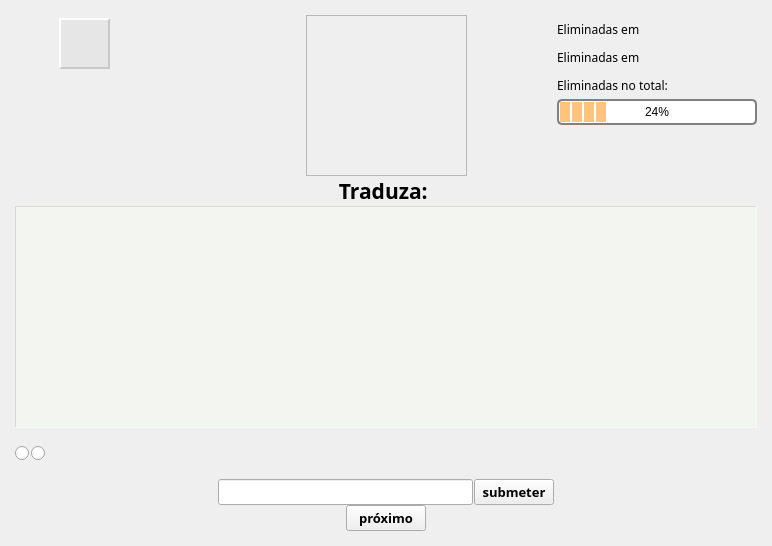
<?xml version="1.0" encoding="UTF-8"?>
<ui version="4.0">
 <class>Pratica</class>
 <widget class="QDialog" name="Pratica">
  <property name="geometry">
   <rect>
    <x>0</x>
    <y>0</y>
    <width>772</width>
    <height>546</height>
   </rect>
  </property>
  <property name="windowTitle">
   <string>Praticar</string>
  </property>
  <property name="autoFillBackground">
   <bool>false</bool>
  </property>
  <property name="styleSheet">
   <string notr="true">QDialog{
border-image: url(:/new/prefix1/Yellow.PNG) 0 0 0 0 stretch stretch;
}</string>
  </property>
  <layout class="QGridLayout" name="gridLayout_9">
   <property name="leftMargin">
    <number>15</number>
   </property>
   <property name="topMargin">
    <number>15</number>
   </property>
   <property name="rightMargin">
    <number>15</number>
   </property>
   <property name="bottomMargin">
    <number>15</number>
   </property>
   <property name="verticalSpacing">
    <number>0</number>
   </property>
   <item row="0" column="0">
    <layout class="QGridLayout" name="gridLayout_8">
     <item row="0" column="0">
      <layout class="QGridLayout" name="gridLayout_7">
       <property name="spacing">
        <number>0</number>
       </property>
       <item row="0" column="0">
        <layout class="QHBoxLayout" name="horizontalLayout_2">
         <property name="spacing">
          <number>10</number>
         </property>
         <property name="leftMargin">
          <number>0</number>
         </property>
         <property name="rightMargin">
          <number>60</number>
         </property>
         <item>
          <widget class="QPushButton" name="opcoes">
           <property name="minimumSize">
            <size>
             <width>51</width>
             <height>51</height>
            </size>
           </property>
           <property name="maximumSize">
            <size>
             <width>51</width>
             <height>51</height>
            </size>
           </property>
           <property name="cursor">
            <cursorShape>PointingHandCursor</cursorShape>
           </property>
           <property name="autoFillBackground">
            <bool>false</bool>
           </property>
           <property name="styleSheet">
            <string notr="true">QPushButton{
	background-color: rgb(230, 230, 230);
	border-style: outset;
    border-width: 2px;
    border-color: rgb(200, 200, 200);
}
QPushButton:hover {
	background-color:  rgb(250, 250, 250);
	border-style: outset;
    border-width: 2px;
    border-color: rgb(220, 220, 220);
}
QPushButton:pressed{
	background-color: rgb(230, 230, 230);
	border-style: outset;
    border-width: 2px;
    border-color: rgb(200, 200, 200);
}</string>
           </property>
           <property name="text">
            <string notr="true"/>
           </property>
           <property name="icon">
            <iconset resource="imagens.qrc">
             <normaloff>:/new/prefix1/IconConfig.png</normaloff>
             <selectedon>:/new/prefix1/IconConfigSelected.png</selectedon>:/new/prefix1/IconConfig.png</iconset>
           </property>
           <property name="iconSize">
            <size>
             <width>50</width>
             <height>50</height>
            </size>
           </property>
           <property name="checkable">
            <bool>false</bool>
           </property>
           <property name="autoRepeat">
            <bool>false</bool>
           </property>
           <property name="autoExclusive">
            <bool>false</bool>
           </property>
          </widget>
         </item>
        </layout>
       </item>
       <item row="1" column="0">
        <widget class="QLabel" name="ajuste">
         <property name="minimumSize">
          <size>
           <width>200</width>
           <height>101</height>
          </size>
         </property>
         <property name="maximumSize">
          <size>
           <width>200</width>
           <height>101</height>
          </size>
         </property>
         <property name="text">
          <string/>
         </property>
        </widget>
       </item>
      </layout>
     </item>
     <item row="0" column="1">
      <spacer name="horizontalSpacer_3">
       <property name="orientation">
        <enum>Qt::Horizontal</enum>
       </property>
       <property name="sizeHint" stdset="0">
        <size>
         <width>40</width>
         <height>20</height>
        </size>
       </property>
      </spacer>
     </item>
     <item row="0" column="2">
      <widget class="QFrame" name="frame">
       <property name="minimumSize">
        <size>
         <width>161</width>
         <height>161</height>
        </size>
       </property>
       <property name="maximumSize">
        <size>
         <width>161</width>
         <height>161</height>
        </size>
       </property>
       <property name="frameShape">
        <enum>QFrame::StyledPanel</enum>
       </property>
       <property name="frameShadow">
        <enum>QFrame::Raised</enum>
       </property>
      </widget>
     </item>
     <item row="0" column="3">
      <spacer name="horizontalSpacer_6">
       <property name="orientation">
        <enum>Qt::Horizontal</enum>
       </property>
       <property name="sizeHint" stdset="0">
        <size>
         <width>40</width>
         <height>20</height>
        </size>
       </property>
      </spacer>
     </item>
     <item row="0" column="4">
      <layout class="QGridLayout" name="gridLayout_5">
       <property name="spacing">
        <number>0</number>
       </property>
       <item row="0" column="0">
        <layout class="QGridLayout" name="gridLayout_2">
         <item row="0" column="0">
          <widget class="QLabel" name="EliminadasDir">
           <property name="minimumSize">
            <size>
             <width>200</width>
             <height>0</height>
            </size>
           </property>
           <property name="maximumSize">
            <size>
             <width>300</width>
             <height>16777215</height>
            </size>
           </property>
           <property name="font">
            <font>
             <family>Segoe Print</family>
            </font>
           </property>
           <property name="text">
            <string>Eliminadas em</string>
           </property>
          </widget>
         </item>
         <item row="1" column="0">
          <widget class="QLabel" name="EliminadaRev">
           <property name="minimumSize">
            <size>
             <width>200</width>
             <height>0</height>
            </size>
           </property>
           <property name="maximumSize">
            <size>
             <width>300</width>
             <height>16777215</height>
            </size>
           </property>
           <property name="font">
            <font>
             <family>Segoe Print</family>
            </font>
           </property>
           <property name="text">
            <string>Eliminadas em</string>
           </property>
          </widget>
         </item>
         <item row="2" column="0">
          <widget class="QLabel" name="ElimTotal">
           <property name="minimumSize">
            <size>
             <width>200</width>
             <height>0</height>
            </size>
           </property>
           <property name="maximumSize">
            <size>
             <width>300</width>
             <height>16777215</height>
            </size>
           </property>
           <property name="font">
            <font>
             <family>Segoe Print</family>
            </font>
           </property>
           <property name="text">
            <string>Eliminadas no total:</string>
           </property>
          </widget>
         </item>
         <item row="3" column="0">
          <widget class="QProgressBar" name="barraProgresso">
           <property name="styleSheet">
            <string notr="true">QProgressBar::chunk {
    background-color: rgb(255, 196, 123);
    width: 10px;
    margin: 0.5px;
}

QProgressBar {
    border: 2px solid grey;
    border-radius: 5px;
    text-align: center;
}</string>
           </property>
           <property name="value">
            <number>24</number>
           </property>
          </widget>
         </item>
        </layout>
       </item>
       <item row="1" column="0">
        <widget class="QLabel" name="ajuste_1">
         <property name="minimumSize">
          <size>
           <width>200</width>
           <height>51</height>
          </size>
         </property>
         <property name="maximumSize">
          <size>
           <width>200</width>
           <height>51</height>
          </size>
         </property>
         <property name="text">
          <string/>
         </property>
        </widget>
       </item>
      </layout>
     </item>
    </layout>
   </item>
   <item row="1" column="0">
    <widget class="QLabel" name="traduza">
     <property name="font">
      <font>
       <family>Segoe Print</family>
       <pointsize>16</pointsize>
       <weight>75</weight>
       <bold>true</bold>
      </font>
     </property>
     <property name="text">
      <string>Traduza: </string>
     </property>
     <property name="alignment">
      <set>Qt::AlignBottom|Qt::AlignHCenter</set>
     </property>
    </widget>
   </item>
   <item row="2" column="0">
    <layout class="QGridLayout" name="gridLayout_6">
     <property name="verticalSpacing">
      <number>8</number>
     </property>
     <item row="0" column="0">
      <widget class="QTableWidget" name="tabela">
       <property name="font">
        <font>
         <family>Segoe Print</family>
         <pointsize>10</pointsize>
         <weight>75</weight>
         <bold>true</bold>
        </font>
       </property>
       <property name="styleSheet">
        <string notr="true">QTableWidget{
background-color: rgba(251, 255, 242, 100);
color: black;
selection-background-color: rgba(255, 255, 255, 150);
selection-color: gray;
}
QTableWidget::item:selected{
background-color:  rgba(255, 255, 255, 150);
}</string>
       </property>
       <property name="frameShape">
        <enum>QFrame::Panel</enum>
       </property>
       <property name="frameShadow">
        <enum>QFrame::Sunken</enum>
       </property>
       <property name="lineWidth">
        <number>1</number>
       </property>
       <property name="midLineWidth">
        <number>1</number>
       </property>
       <property name="sizeAdjustPolicy">
        <enum>QAbstractScrollArea::AdjustIgnored</enum>
       </property>
       <property name="editTriggers">
        <set>QAbstractItemView::NoEditTriggers</set>
       </property>
       <property name="tabKeyNavigation">
        <bool>false</bool>
       </property>
       <property name="dragEnabled">
        <bool>false</bool>
       </property>
       <property name="showGrid">
        <bool>true</bool>
       </property>
       <property name="gridStyle">
        <enum>Qt::NoPen</enum>
       </property>
       <property name="wordWrap">
        <bool>true</bool>
       </property>
       <property name="cornerButtonEnabled">
        <bool>false</bool>
       </property>
       <property name="columnCount">
        <number>4</number>
       </property>
       <attribute name="horizontalHeaderVisible">
        <bool>false</bool>
       </attribute>
       <attribute name="horizontalHeaderHighlightSections">
        <bool>false</bool>
       </attribute>
       <attribute name="verticalHeaderVisible">
        <bool>false</bool>
       </attribute>
       <attribute name="verticalHeaderDefaultSectionSize">
        <number>25</number>
       </attribute>
       <attribute name="verticalHeaderHighlightSections">
        <bool>false</bool>
       </attribute>
       <attribute name="verticalHeaderMinimumSectionSize">
        <number>25</number>
       </attribute>
       <column/>
       <column/>
       <column/>
       <column/>
      </widget>
     </item>
     <item row="1" column="0">
      <layout class="QGridLayout" name="gridLayout_4">
       <property name="rightMargin">
        <number>40</number>
       </property>
       <item row="0" column="0">
        <widget class="QRadioButton" name="tela1">
         <property name="minimumSize">
          <size>
           <width>16</width>
           <height>35</height>
          </size>
         </property>
         <property name="maximumSize">
          <size>
           <width>16</width>
           <height>35</height>
          </size>
         </property>
         <property name="text">
          <string/>
         </property>
        </widget>
       </item>
       <item row="0" column="1">
        <widget class="QRadioButton" name="tela2">
         <property name="minimumSize">
          <size>
           <width>16</width>
           <height>35</height>
          </size>
         </property>
         <property name="maximumSize">
          <size>
           <width>16</width>
           <height>35</height>
          </size>
         </property>
         <property name="text">
          <string/>
         </property>
        </widget>
       </item>
       <item row="0" column="2">
        <widget class="QLabel" name="status">
         <property name="minimumSize">
          <size>
           <width>0</width>
           <height>35</height>
          </size>
         </property>
         <property name="font">
          <font>
           <family>Segoe Print</family>
           <pointsize>10</pointsize>
           <weight>75</weight>
           <bold>true</bold>
          </font>
         </property>
         <property name="text">
          <string/>
         </property>
         <property name="alignment">
          <set>Qt::AlignCenter</set>
         </property>
        </widget>
       </item>
      </layout>
     </item>
     <item row="2" column="0">
      <layout class="QGridLayout" name="gridLayout_3">
       <item row="0" column="2">
        <spacer name="horizontalSpacer_5">
         <property name="orientation">
          <enum>Qt::Horizontal</enum>
         </property>
         <property name="sizeHint" stdset="0">
          <size>
           <width>128</width>
           <height>20</height>
          </size>
         </property>
        </spacer>
       </item>
       <item row="0" column="0">
        <spacer name="horizontalSpacer_4">
         <property name="orientation">
          <enum>Qt::Horizontal</enum>
         </property>
         <property name="sizeHint" stdset="0">
          <size>
           <width>108</width>
           <height>20</height>
          </size>
         </property>
        </spacer>
       </item>
       <item row="0" column="1">
        <layout class="QGridLayout" name="gridLayout">
         <item row="1" column="0">
          <spacer name="horizontalSpacer">
           <property name="orientation">
            <enum>Qt::Horizontal</enum>
           </property>
           <property name="sizeHint" stdset="0">
            <size>
             <width>128</width>
             <height>20</height>
            </size>
           </property>
          </spacer>
         </item>
         <item row="1" column="1">
          <widget class="QPushButton" name="proximo">
           <property name="font">
            <font>
             <family>Segoe Print</family>
             <pointsize>10</pointsize>
             <weight>75</weight>
             <bold>true</bold>
            </font>
           </property>
           <property name="cursor">
            <cursorShape>PointingHandCursor</cursorShape>
           </property>
           <property name="text">
            <string>próximo</string>
           </property>
          </widget>
         </item>
         <item row="1" column="2">
          <spacer name="horizontalSpacer_2">
           <property name="orientation">
            <enum>Qt::Horizontal</enum>
           </property>
           <property name="sizeHint" stdset="0">
            <size>
             <width>128</width>
             <height>20</height>
            </size>
           </property>
          </spacer>
         </item>
         <item row="0" column="0" colspan="3">
          <layout class="QHBoxLayout" name="horizontalLayout">
           <property name="spacing">
            <number>1</number>
           </property>
           <item>
            <widget class="QLineEdit" name="PalavraASubmeter">
             <property name="font">
              <font>
               <family>Segoe Print</family>
               <pointsize>10</pointsize>
               <weight>50</weight>
               <italic>false</italic>
               <bold>false</bold>
              </font>
             </property>
             <property name="maxLength">
              <number>250</number>
             </property>
            </widget>
           </item>
           <item>
            <widget class="QPushButton" name="submeter">
             <property name="font">
              <font>
               <family>Segoe Print</family>
               <pointsize>10</pointsize>
               <weight>75</weight>
               <bold>true</bold>
              </font>
             </property>
             <property name="cursor">
              <cursorShape>PointingHandCursor</cursorShape>
             </property>
             <property name="text">
              <string>submeter</string>
             </property>
            </widget>
           </item>
          </layout>
         </item>
        </layout>
       </item>
      </layout>
     </item>
    </layout>
   </item>
  </layout>
 </widget>
 <tabstops>
  <tabstop>PalavraASubmeter</tabstop>
  <tabstop>submeter</tabstop>
  <tabstop>proximo</tabstop>
  <tabstop>opcoes</tabstop>
  <tabstop>tabela</tabstop>
 </tabstops>
 <resources>
  <include location="imagens.qrc"/>
 </resources>
 <connections/>
</ui>
